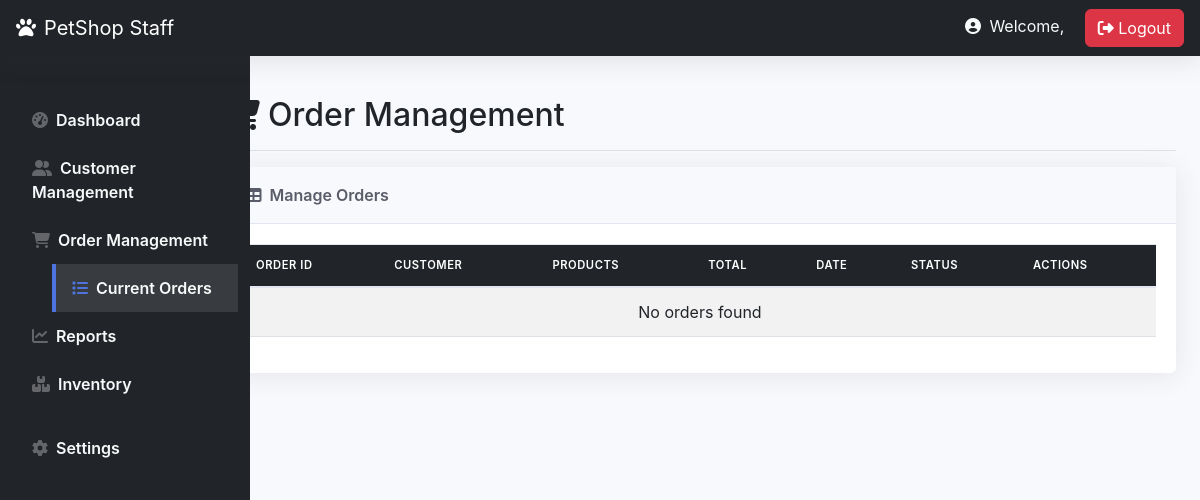
Before: /staff_orders.php (signed in) with the older database file.
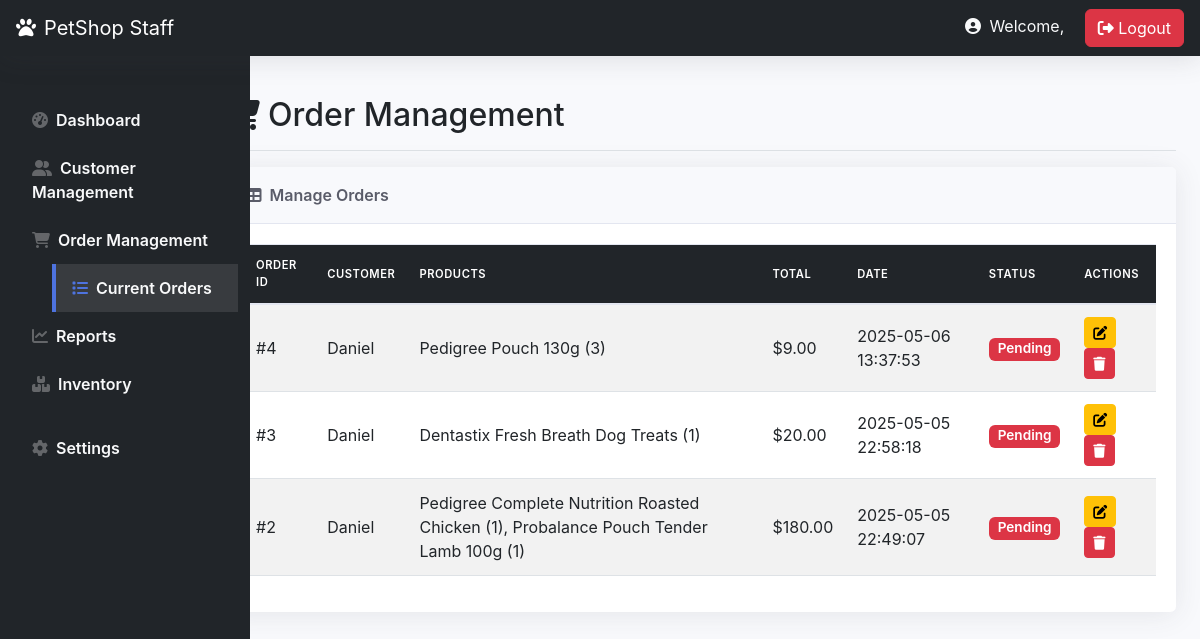
After: the same page with the newer database file.
### tables this page shows
CREATE TABLE `orders` (
  `Order_ID` int(11) NOT NULL,
  `Customer_ID` int(11) NOT NULL,
  `Address` varchar(255) NOT NULL,
  `PaymentMethod` varchar(255) NOT NULL,
  `Total` int(11) NOT NULL,
  `order_date` datetime NOT NULL DEFAULT current_timestamp(),
  `status` varchar(50) NOT NULL DEFAULT 'Pending'
);

CREATE TABLE `customer` (
  `Customer_ID` int(11) NOT NULL,
  `Customer_name` varchar(50) NOT NULL,
  `Customer_email` varchar(50) NOT NULL,
  `Customer_password` varchar(50) NOT NULL,
  `reset_token` varchar(64) DEFAULT NULL,
  `reset_token_expires` datetime DEFAULT NULL
);

### staff_orders.php (the view, shortened to what this page needs)
<?php
$host = "localhost";
$username = "root";
$password = "";
$database = "petshop";
$conn = new mysqli($host, $username, $password, $database);
$sql = "SELECT o.Order_ID, c.Customer_name, o.Total, o.Address, o.PaymentMethod, o.Order_Date, o.Status
        FROM `orders` o
        JOIN Customer c ON o.Customer_ID = c.Customer_id
        ORDER BY o.Order_Date DESC";
$result = $conn->query($sql);
$order_items = [];
if ($result->num_rows > 0) {
    while($order = $result->fetch_assoc()) {
        $order_id = $order['Order_ID'];
        $item_sql = "SELECT p.Product_name, oi.Quantity
                     FROM Order_Items oi
                     JOIN Products p ON oi.Product_ID = p.Product_id
                     WHERE oi.Order_ID = $order_id";
        $item_result = $conn->query($item_sql);
        $items = [];
        while($item = $item_result->fetch_assoc()) {
            $items[] = $item['Product_name'] . " (" . $item['Quantity'] . ")";
        }
        $order['products'] = implode(", ", $items);
        $order_items[] = $order;
    }
}
?>
<!DOCTYPE html>
<html lang="en">
<head>
    <link href="https://cdn.jsdelivr.net/npm/bootstrap@5.3.0/dist/css/bootstrap.min.css" rel="stylesheet">
    <link rel="stylesheet" href="https://cdnjs.cloudflare.com/ajax/libs/font-awesome/6.4.0/css/all.min.css">
    <link rel="stylesheet" href="admin_home.css">
</head>
<body>
<nav class="navbar navbar-dark bg-dark px-3">
    <div class="d-flex align-items-center">
        <a class="navbar-brand" href="#">
            <i class="fas fa-paw me-2"></i>PetShop Staff
        </a>
    </div>
    <div>
        <span class="text-light me-3">
            <i class="fas fa-user-circle me-1"></i>
            Welcome, <?php echo htmlspecialchars($_SESSION['staff_name']); ?>
        </span>
        <a href="login.php" class="btn btn-danger"><i class="fas fa-sign-out-alt"></i> Logout</a>
    </div>
</nav>
<div class="container-fluid">
    <div class="row">
        <nav id="sidebar" class="col-lg-2 d-lg-block bg-dark sidebar">
    <div class="position-sticky pt-3">
        <ul class="nav flex-column">
            <li class="nav-item">
                <a class="nav-link text-light" href="staff_homepage.php">
                    <i class="fas fa-tachometer-alt me-2"></i>Dashboard
                </a>
            </li>
            <li class="nav-item">
                <a class="nav-link text-light" data-bs-toggle="collapse" href="#customerMenu">
                    <i class="fas fa-user-friends me-2"></i>Customer Management
                </a>
            </li>
            <li class="nav-item">
                <a class="nav-link text-light" data-bs-toggle="collapse" href="#orderMenu">
                    <i class="fas fa-shopping-cart me-2"></i>Order Management
                </a>
                <div class="collapse show" id="orderMenu">
                    <ul class="nav flex-column ps-4">
                        <li class="nav-item">
                            <a class="nav-link text-light active" href="staff_orders.php">
                                <i class="fas fa-list me-2"></i>Current Orders
                            </a>
                        </li>
                    </ul>
                </div>
            </li>
            <li class="nav-item">
                        <a class="nav-link text-light" href="staff_reports.php">
                            <i class="fas fa-chart-line me-2"></i>Reports
                        </a>
                    </li>
            <li class="nav-item">
                <a class="nav-link text-light" href="staff_inventory.php">
                    <i class="fas fa-boxes me-2"></i>Inventory
                </a>
            </li>
            <li class="nav-item mt-3">
                <a class="nav-link text-light" href="settings.php">
                    <i class="fas fa-cog me-2"></i>Settings
                </a>
            </li>
        </ul>
    </div>
</nav>
        <main class="col-md-10 ms-sm-auto px-md-4">
            <div class="d-flex justify-content-between flex-wrap flex-md-nowrap align-items-center pt-3 pb-2 mb-3 border-bottom">
                <h1 class="h2"><i class="fas fa-shopping-cart me-2"></i>Order Management</h1>
            </div>
            <div class="card">
                <div class="card-header">
                    <i class="fas fa-table me-2"></i>Manage Orders
                </div>
                <div class="card-body">
                    <div class="table-responsive">
                        <table class="table table-striped table-hover">
                            <thead class="table-dark">
                                <tr>
                                    <th>Order ID</th>
                                    <th>Customer</th>
                                    <th>Products</th>
                                    <th>Total</th>
                                    <th>Date</th>
                                    <th>Status</th>
                                    <th>Actions</th>
                                </tr>
                            </thead>
                            <tbody>
                                <?php if (!empty($order_items)): ?>
                                    <?php foreach ($order_items as $order): ?>
                                        <tr>
                                            <td>#<?php echo htmlspecialchars($order['Order_ID']); ?></td>
                                            <td><?php echo htmlspecialchars($order['Customer_name']); ?></td>
                                            <td><?php echo htmlspecialchars($order['products']); ?></td>
                                            <td>$<?php echo number_format($order['Total'], 2); ?></td>
                                            <td><?php echo htmlspecialchars($order['Order_Date']); ?></td>
                                            <td>
                                                <span class="badge bg-<?php
                                                    echo $order['Status'] === 'Completed' ? 'success' :
                                                         ($order['Status'] === 'Processing' ? 'warning' :
                                                         ($order['Status'] === 'Shipped' ? 'info' : 'danger'));
                                                ?>">
                                                    <?php echo htmlspecialchars($order['Status']); ?>
                                                </span>
                                            </td>
                                            <td>
                                                <button class="btn btn-sm btn-warning update-status-btn"
                                                        data-bs-toggle="modal"
                                                        data-bs-target="#updateStatusModal"
                                                        data-order-id="<?php echo $order['Order_ID']; ?>"
                                                        data-current-status="<?php echo htmlspecialchars($order['Status']); ?>">
                                                    <i class="fas fa-edit"></i>
                                                </button>
                                                <button class="btn btn-sm btn-danger delete-order-btn"
                                                        data-bs-toggle="modal"
                                                        data-bs-target="#deleteOrderModal"
                                                        data-order-id="<?php echo $order['Order_ID']; ?>"
                                                        data-customer="<?php echo htmlspecialchars($order['Customer_name']); ?>">
                                                    <i class="fas fa-trash"></i>
                                                </button>
                                            </td>
                                        </tr>
                                    <?php endforeach; ?>
                                <?php else: ?>
                                    <tr>
                                        <td colspan="7" class="text-center">No orders found</td>
                                    </tr>
                                <?php endif; ?>
                            </tbody>
                        </table>
                    </div>
                </div>
            </div>
        </main>
    </div>
</div>
</body>
</html>

### admin_home.css (style rules this page uses)
:root { --sidebar-width: 250px; --topbar-height: 56px; --primary-color: #4e73df; --success-color: #1cc88a; --info-color: #36b9cc; --warning-color: #f6c23e; --danger-color: #e74a3b; --dark-color: #5a5c69; }
body { font-family: 'Nunito', -apple-system, BlinkMacSystemFont, 'Segoe UI', Roboto, 'Helvetica Neue', Arial, sans-serif; background-color: #f8f9fc; padding-top: var(--topbar-height); }
.navbar { height: var(--topbar-height); box-shadow: 0 0.15rem 1.75rem 0 rgba(58, 59, 69, 0.15); position: fixed; top: 0; right: 0; left: 0; z-index: 1030; }
.sidebar { width: var(--sidebar-width); height: calc(100vh - var(--topbar-height)); position: fixed; top: var(--topbar-height); left: 0; background-color: #393440; transition: all 0.3s; z-index: 1020; overflow-y: auto; }
.sidebar .nav-link { color: rgba(255, 255, 255, 0.8); padding: 0.75rem 1rem; font-weight: 600; border-left: 0.25rem solid transparent; transition: all 0.3s; }
.sidebar .nav-link i { margin-right: 0.5rem; color: rgba(255, 255, 255, 0.3); }
.sidebar .nav-link.active { color: #fff; background-color: rgba(255, 255, 255, 0.1); border-left-color: var(--primary-color); }
.sidebar .nav-link.active i { color: var(--primary-color); }
.sidebar .collapse { margin-left: 1rem; }
main { margin-left: var(--sidebar-width); padding: 1.5rem; margin-top: var(--topbar-height); transition: all 0.3s; overflow: visible; }
.card { border: none; border-radius: 0.35rem; box-shadow: 0 0.15rem 1.75rem 0 rgba(58, 59, 69, 0.1); margin-bottom: 1.5rem; }
.card-header { background-color: #f8f9fc; border-bottom: 1px solid #e3e6f0; padding: 1rem 1.35rem; font-weight: 600; color: var(--dark-color); }
.card-header i { margin-right: 0.5rem; }
.card-body { position: relative; overflow: visible; padding: 1.25rem; }
.table { color: #858796; }
.table thead th { border-bottom: 2px solid #e3e6f0; font-weight: 600; text-transform: uppercase; font-size: 0.7rem; letter-spacing: 0.05em; }
.table td, .table th { padding: 0.75rem; vertical-align: middle; border-top: 1px solid #e3e6f0; }
.badge { font-weight: 600; padding: 0.35em 0.65em; font-size: 0.75rem; }

### staff_orders.php (style rules this page uses)
.badge { font-size: 0.85em; padding: 0.35em 0.65em; }

Changed rows visible on the page:
added orders: Order_ID "4", Customer_ID.Customer_name "Daniel", products "Pedigree Pouch 130g (3)", Total "9.00", order_date "2025-05-06 13:37:53", status "Pending"
added orders: Order_ID "3", Customer_ID.Customer_name "Daniel", products "Dentastix Fresh Breath Dog Treats (1)", Total "20.00", order_date "2025-05-05 22:58:18", status "Pending"
added orders: Order_ID "2", Customer_ID.Customer_name "Daniel", products "Pedigree Complete Nutrition Roasted Chicken (1), Probalance Pouch Tender Lamb 100g (1)", Total "180.00", order_date "2025-05-05 22:49:07", status "Pending"
Other visible differences:
text no longer shown: "No orders found"
